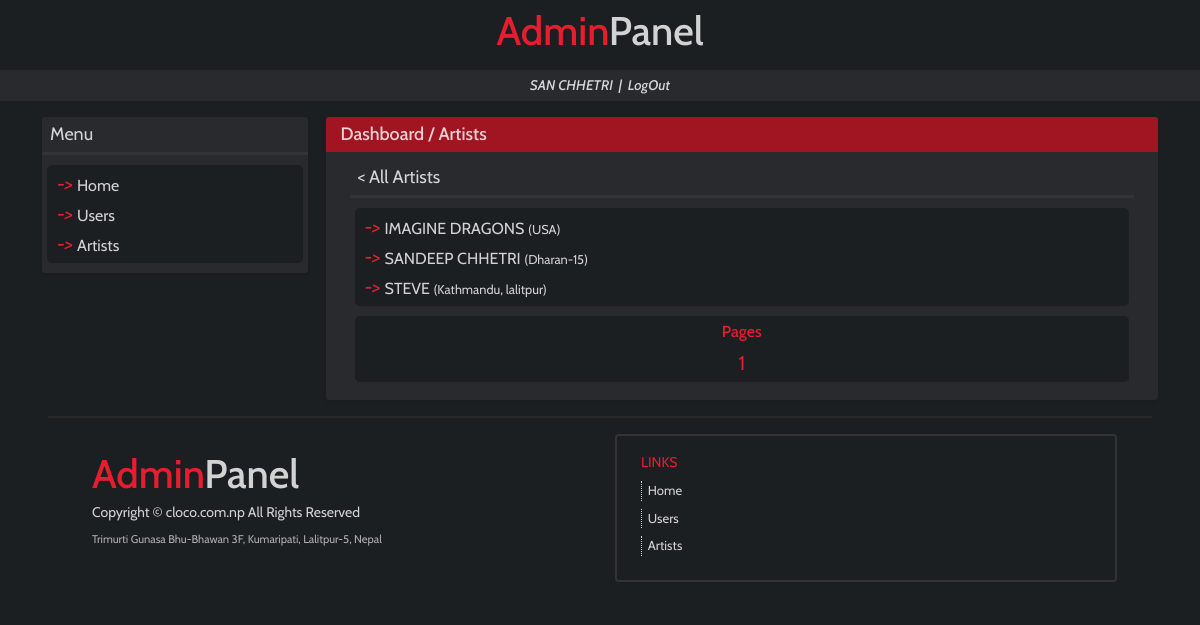
/dashboard/artists/all/ (signed in), run on the app's committed database.
### musicRecord/models.py (models this page shows, shortened)
class Artist(models.Model):
    GENDER_CHOICES = (
        ('M', 'Male'),
        ('F', 'Female'),
        ('O', 'Other'),
    )
    name = models.CharField(max_length=50)
    dob = models.DateField()
    gender = models.CharField(max_length=1, choices=GENDER_CHOICES)
    address = models.CharField(max_length=50)
    first_release_date = models.DateField(null=True, blank=True)
    no_of_albums_released = models.IntegerField(default = 0)
    created_at = models.DateTimeField(auto_now_add=True)
    updated_at = models.DateTimeField(auto_now=True)

### musicRecord/artistsViews.py (the view)
# urls.py: path('artists/all/',artistsViews.show_all_artists, name='allartists'),
def show_all_artists(request):
    if not request.user.is_authenticated:
        return redirect('/')
    else:
        try:
            page = int(request.GET.get('page'))
        except:
            page = 1
        page_end = page*8
        page_start = page_end - 8
        artists = Artist.objects.raw('select * from musicRecord_Artist order by created_at desc')
        print(type(artists))
        pages = int(len(artists)/8)
        if len(artists)%8 != 0:
            pages = pages+1
        return render(request, 'artists/allartists.html',{'user_name':user_name(request), 'artists':artists[page_start:page_end], 'pages':range(1,pages+1), 'page':page})

### musicRecord/artistsViews.py (called while the page is built)
def user_name(request):
    return request.user.first_name.upper()+' '+request.user.last_name.upper()

### templates/artists/allartists.html (shortened to what this page needs)
{% extends 'base.html' %}
{% block content %}
<div class="row mb-3">
    <div class="d-none d-lg-block col-sm-12 col-lg-3 px-4">
        <div class="row mb-3 main-box">
            <div class="sidebox-text px-2 py-1 mb-0">
              Menu
            </div>
            <div class="col-12 mt-0 pt-0" style="background:#333; height:3px;">
            </div>
            <div class="col-12 sidebox-menus">
              <div class="row sidebox-menu py-1">
                <div class="col-12 p-0 m-0" style="color:#e61d2f;">
                    <i>-> </i>
                      <a class="menu-options" href="{% url 'dashboard' %}">Home</a>
                    <br>
                </div>
                <div class="col-12 p-0 m-0" style="color:#e61d2f;">
                    <i>-> </i>
                      <a class="menu-options {% if activetab == 'users' %}activetab{% endif %}" href="{% url 'users' %}">Users</a>
                    <br>
                </div>
                <div class="col-12 p-0 m-0" style="color:#e61d2f;">
                    <i>-> </i>
                      <a class="menu-options" href="{% url 'artists' %}">Artists</a>
                    <br>
                </div>
              </div>
            </div>
        </div>
    </div>
    <div class="col-sm-12 col-lg-9 px-4">
        <div class="row main-box">
            <div class="col-12 box-top py-1">
                <a class="link" href="{% url 'dashboard' %}">Dashboard</a> / <a class="link" href="{% url 'artists' %}">Artists</a>
            </div>
            <div class="col-12 box-content px-0 px-lg-4">
                <div class="mt-2 pb-2">
                    <div class="sidebox-text px-2 py-1 mb-0">
                        <a href="{% url 'artists' %}" class="link">< All Artists</a>
                    </div>
                    <div class="col-12 mt-0 pt-0" style="background:#333; height:3px;">
                    </div>
                    <div class="col-12 sidebox-menus">
                        <div class="row sidebox-menu py-1">
                            {% for user in artists %}
                            <div class="col-12 p-0 m-0" style="color:#e61d2f;">
                                <i>-> </i>
                                <a class="menu-options" href="{% url 'artists' %}{{user.id}}?page={{page}}">{{user.name.upper}} <span class="small">({{user.address}})</span></a>
                                <br>
                            </div>
                            {% endfor %}
                        </div>
                        <div class="row sidebox-menu py-1">
                            <div class="col mx-2">
                                <div class="row">
                                  <div class="col-12 d-flex justify-content-center mb-1">
                                    <span style="font-size:16px; color:#e61d2f; font-weight:500;">
                                      Pages
                                    </span>
                                  </div>
                                </div>
                                <div class="row">
                                  <div class="col-12 d-flex justify-content-center">
                                    {% for p in pages %}
                                      <div class="">
                                        <a class="link pagesnav {% if page == p %}activetab{% endif %}" href="{% url 'allartists' %}?page={{p}}">
                                          <span class="unselectable" style="font-size:20px;">{{p}}</span>
                                        </a>
                                      </div>
                                    {% endfor %}
                                  </div>
                                </div>
                            </div>
                        </div>
                    </div>
                </div>
            </div>
        </div>
    </div>
{% endblock %}

### data on the page
Artist: name "IMAGINE DRAGONS", address "USA"
Artist: name "SANDEEP CHHETRI", address "Dharan-15"
Artist: name "STEVE", address "Kathmandu, lalitpur"

### other printed values
{{ user_name }} "SAN CHHETRI"
{{ p }} "1"
